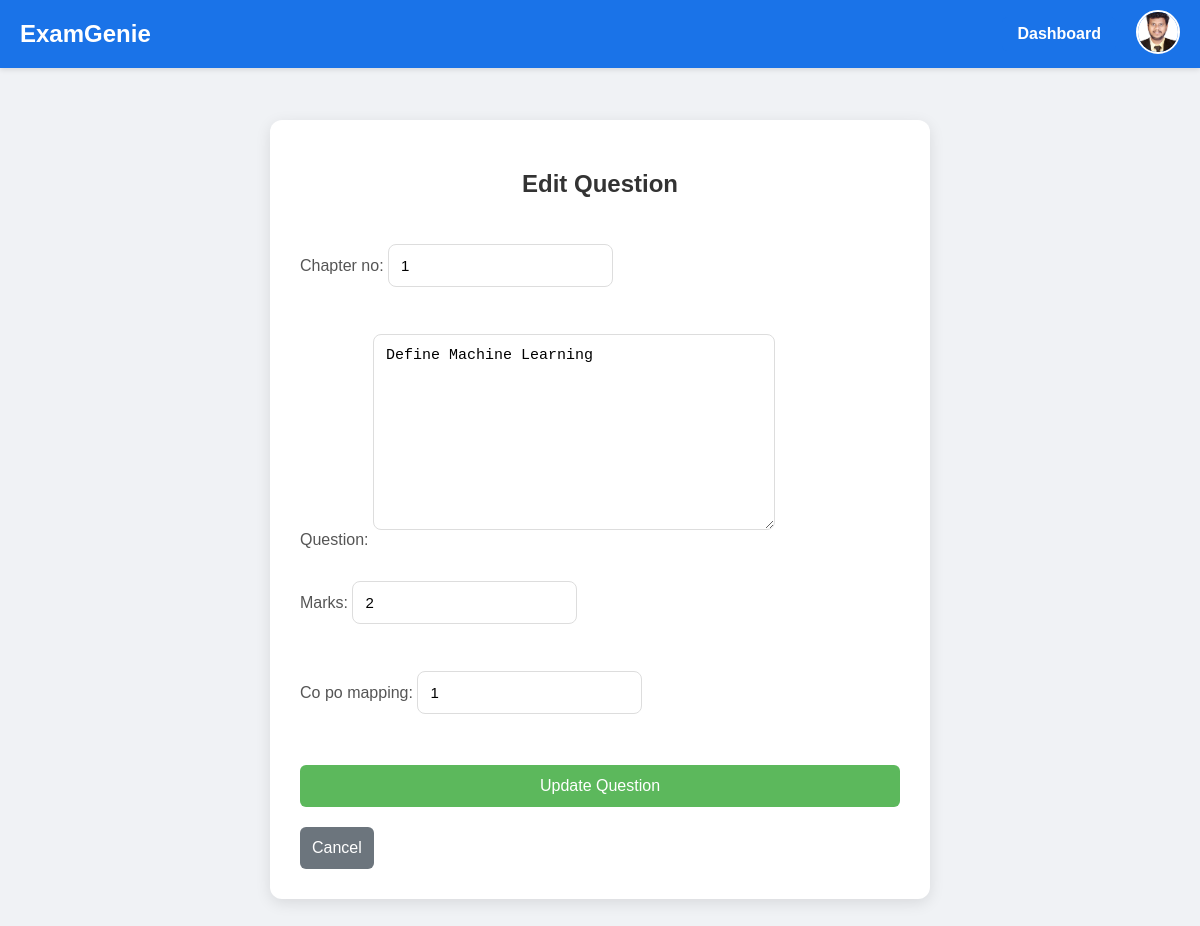
The app's page /edit_question/10/ (signed in) with its own data.
### main/models.py (models this page shows, shortened)
class Teacher(AbstractBaseUser, PermissionsMixin):
    email = models.EmailField(unique=True)
    first_name = models.CharField(max_length=50, null=True, blank=True)  # Allowing null
    last_name = models.CharField(max_length=50, null=True, blank=True)  # Allowing null
    profile_photo = models.ImageField(upload_to='profile_photos/', null=True, blank=True)  # Allowing null
    specialization = models.CharField(max_length=100)
    is_active = models.BooleanField(default=True)
    is_staff = models.BooleanField(default=False)
    objects = TeacherManager()
    USERNAME_FIELD = 'email'
    REQUIRED_FIELDS = []

class Question(models.Model):
    chapter_no = models.IntegerField(null=False)
    question = models.TextField(max_length=500, null=False)
    marks = models.IntegerField(null=False)
    co_po_mapping = models.CharField(max_length=100, null=False)
    subject = models.ForeignKey(Subject, on_delete=models.CASCADE, related_name='questions')
    class Meta:
        verbose_name = "Question"
        verbose_name_plural = "Questions"

### main/views.py (the view)
# urls.py: path('edit_question/<int:question_id>/', views.edit_question, name='edit_question'),
@login_required
def edit_question(request, question_id):
    question = get_object_or_404(Question, id=question_id)
    if request.method == 'POST':
        form = QuestionForm(request.POST, instance=question)
        if form.is_valid():
            try:
                form.save()  # Save the updated question
                messages.success(request, "Question updated successfully!")
                return redirect('view_questions', subject_id=question.subject.id)  # Redirect to the subject's questions page
            except Exception as e:
                messages.error(request, f"Error! Unable to update the question. {e}")
        else:
            messages.error(request, "Invalid form submission.")
    else:
        form = QuestionForm(instance=question)  # Pre-populate the form with the existing question details
    return render(request, 'main/edit_question.html', {'form': form, 'question': question})

### main/forms.py
class QuestionForm(forms.ModelForm):
    class Meta:
        model = Question
        fields = ['chapter_no', 'question', 'marks', 'co_po_mapping']
        widgets = {
            'chapter_no': forms.NumberInput(attrs={'class': 'form-control'}),
            'question': forms.Textarea(attrs={'class': 'form-control'}),
            'marks': forms.NumberInput(attrs={'class': 'form-control'}),
            'co_po_mapping': forms.TextInput(attrs={'class': 'form-control'}),
        }

### main/templates/main/edit_question.html (shortened to what this page needs)
<!DOCTYPE html>
<html lang="en">
<head>
</head>
<body>
    <div class="navbar">
        <a href="{% if user.is_authenticated %}{% url 'dashboard' %}{% else %}{% url 'login' %}{% endif %}" class="navbar-brand">
            ExamGenie
        </a>
        <div class="nav-links">
            <a href="{% url 'dashboard' %}" class="nav-button">
                Dashboard
            </a>
            <div id="profile-container">
                <div id="profile-photo">
                    <img src="{{ user.profile_photo.url }}" alt="Profile" class="profile-pic">
                </div>
            </div>
        </div>
    </div>
    <div class="container">
        <h2>Edit Question</h2>
        <form method="POST" action="{% url 'update_question' question.id %}">
            {{ form.as_p }}
            <div class="button-group">
                <button type="submit" class="btn">Update Question</button>
                <a href="{% url 'view_questions' subject_id=question.subject.id %}">
                    <button type="button" class="btn btn-secondary">Cancel</button>
                </a>
            </div>
        </form>
    </div>
</body>
</html>

### main/templates/main/edit_question.html (style rules this page uses)
body { font-family: 'Poppins', sans-serif; background-color: #f0f2f5; margin: 0; padding: 0; padding-top: 70px; }
.navbar { background-color: #1a73e8; color: white; display: flex; justify-content: space-between; align-items: center; padding: 10px 20px; box-shadow: 0 2px 5px rgba(0,0,0,0.1); position: fixed; top: 0; left: 0; right: 0; z-index: 1000; width: 100%; box-sizing: border-box; }
.navbar-brand { font-size: 24px; font-weight: bold; color: white; text-decoration: none; cursor: pointer; }
.nav-links { display: flex; align-items: center; }
.nav-button { background-color: #1a73e8; color: white; font-weight: bold; text-decoration: none; padding: 8px 15px; border-radius: 5px; border: 1px; margin-right: 20px; transition: background-color 0.3s; }
#profile-container { position: relative; display: flex; align-items: center; }
.profile-pic { width: 40px; height: 40px; border-radius: 50%; object-fit: cover; border: 2px solid white; cursor: pointer; }
.container { width: 50%; margin: 50px auto; padding: 30px; background-color: white; border-radius: 12px; box-shadow: 0 4px 15px rgba(0, 0, 0, 0.1); }
h2 { text-align: center; margin-bottom: 30px; color: #333; font-weight: 600; }
form { display: flex; flex-direction: column; }
label { font-weight: 500; color: #555; margin: 12px 0 6px; }
input, textarea, select { padding: 12px; margin-bottom: 15px; border-radius: 8px; border: 1px solid #ddd; font-size: 15px; transition: all 0.3s; }
textarea { min-height: 120px; resize: vertical; }
.btn { padding: 12px; background-color: #5cb85c; color: white; border: none; border-radius: 6px; cursor: pointer; font-size: 16px; font-weight: 500; margin-top: 10px; transition: all 0.3s ease; }
.btn-secondary { background-color: #6c757d; margin-top: 10px; }
.button-group { display: flex; flex-direction: column; margin-top: 10px; gap: 10px; }

### records on screen
Teacher: profile_photo (picture)
Question: chapter_no "1", question "Define Machine Learning", marks "2", co_po_mapping "1"
